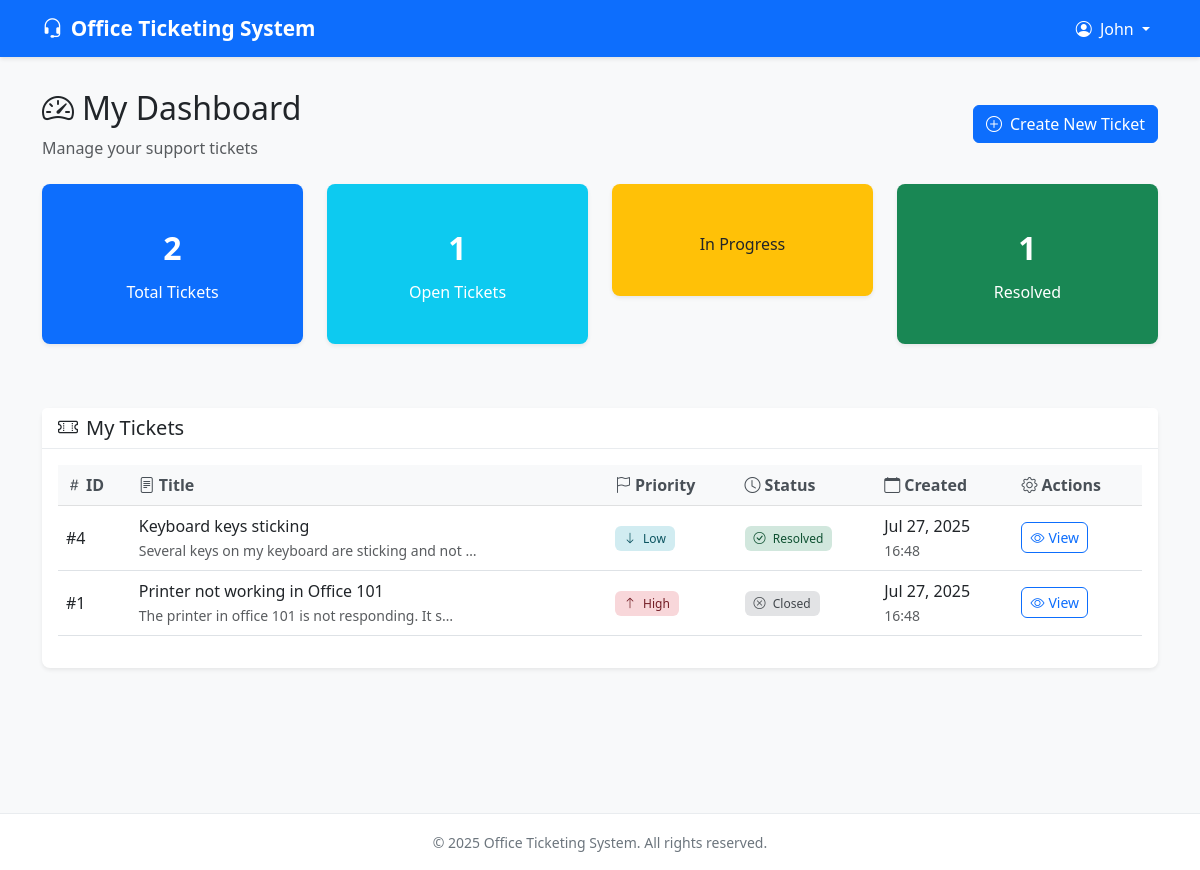
Screenshot of /employee/ (signed in) with the database file from the repository.
### tickets/models.py (models this page shows, shortened)
class Ticket(models.Model):
    PRIORITY_CHOICES = [
        ('low', 'Low'),
        ('medium', 'Medium'),
        ('high', 'High'),
        ('urgent', 'Urgent'),
    ]
    STATUS_CHOICES = [
        ('open', 'Open'),
        ('ongoing', 'Ongoing'),
        ('resolved', 'Resolved'),
        ('closed', 'Closed'),
    ]
    title = models.CharField(max_length=200)
    description = models.TextField()
    priority = models.CharField(max_length=10, choices=PRIORITY_CHOICES, default='medium')
    status = models.CharField(max_length=10, choices=STATUS_CHOICES, default='open')
    employee = models.ForeignKey(User, on_delete=models.CASCADE, related_name='tickets')
    created_at = models.DateTimeField(default=timezone.now)
    updated_at = models.DateTimeField(auto_now=True)
    class Meta:
        ordering = ['-created_at']

### tickets/views.py (the view)
# urls.py: path('employee/', views.employee_dashboard, name='employee_dashboard'),
@login_required
def employee_dashboard(request):
    if is_admin(request.user):
        return redirect('admin_dashboard')
    tickets = Ticket.objects.filter(employee=request.user)
    stats = {
        'total': tickets.count(),
        'open': tickets.filter(status='open').count(),
        'ongoing': tickets.filter(status='ongoing').count(),
        'resolved': tickets.filter(status='resolved').count(),
        'closed': tickets.filter(status='closed').count(),
    }
    return render(request, 'employee_dashboard.html', {
        'tickets': tickets,
        'stats': stats
    })

### tickets/views.py (called while the page is built)
def is_admin(user):
    return user.is_staff or user.is_superuser

### templates/employee_dashboard.html (shortened to what this page needs)
{% extends 'base.html' %}
{% block content %}
<div class="row mb-4">
    <div class="col-12">
        <div class="d-flex justify-content-between align-items-center">
            <div>
                <h2><i class="bi bi-speedometer2 me-2"></i>My Dashboard</h2>
                <p class="text-muted mb-0">Manage your support tickets</p>
            </div>
            <a href="{% url 'create_ticket' %}" class="btn btn-primary">
                <i class="bi bi-plus-circle me-2"></i>Create New Ticket
            </a>
        </div>
    </div>
</div>
<div class="row mb-4">
    <div class="col-md-3 col-sm-6 mb-3">
        <div class="card stats-card text-center bg-primary text-white">
            <div class="card-body">
                <div class="stats-number">{{ tickets.count }}</div>
                <div>Total Tickets</div>
            </div>
        </div>
    </div>
    <div class="col-md-3 col-sm-6 mb-3">
        <div class="card stats-card text-center bg-info text-white">
            <div class="card-body">
                <div class="stats-number">{{ tickets|dictsort:"status"|slice:":1"|length|default:"0" }}</div>
                <div>Open Tickets</div>
            </div>
        </div>
    </div>
    <div class="col-md-3 col-sm-6 mb-3">
        <div class="card stats-card text-center bg-warning text-dark">
            <div class="card-body">
                <div>In Progress</div>
            </div>
        </div>
    </div>
    <div class="col-md-3 col-sm-6 mb-3">
        <div class="card stats-card text-center bg-success text-white">
            <div class="card-body">
                <div class="stats-number">{% for ticket in tickets %}{% if ticket.status == 'resolved' %}1{% endif %}{% endfor %}</div>
                <div>Resolved</div>
            </div>
        </div>
    </div>
</div>
<div class="row">
    <div class="col-12">
        {% if tickets %}
            <div class="card">
                <div class="card-header">
                    <h5 class="mb-0"><i class="bi bi-ticket-perforated me-2"></i>My Tickets</h5>
                </div>
                <div class="card-body">
                    <div class="table-responsive">
                        <table class="table table-hover align-middle">
                            <thead class="table-light">
                                <tr>
                                    <th><i class="bi bi-hash me-1"></i>ID</th>
                                    <th><i class="bi bi-file-text me-1"></i>Title</th>
                                    <th><i class="bi bi-flag me-1"></i>Priority</th>
                                    <th><i class="bi bi-clock me-1"></i>Status</th>
                                    <th><i class="bi bi-calendar me-1"></i>Created</th>
                                    <th><i class="bi bi-gear me-1"></i>Actions</th>
                                </tr>
                            </thead>
                            <tbody>
                                {% for ticket in tickets %}
                                <tr>
                                    <td class="fw-medium">#{{ ticket.id }}</td>
                                    <td>
                                        <div class="fw-medium">{{ ticket.title }}</div>
                                        <small class="text-muted">{{ ticket.description|truncatechars:50 }}</small>
                                    </td>
                                    <td>
                                        <span class="badge priority-{{ ticket.priority }}">
                                            {% if ticket.priority == 'urgent' %}
                                                <i class="bi bi-exclamation-triangle me-1"></i>
                                            {% elif ticket.priority == 'high' %}
                                                <i class="bi bi-arrow-up me-1"></i>
                                            {% elif ticket.priority == 'medium' %}
                                                <i class="bi bi-dash me-1"></i>
                                            {% else %}
                                                <i class="bi bi-arrow-down me-1"></i>
                                            {% endif %}
                                            {{ ticket.get_priority_display }}
                                        </span>
                                    </td>
                                    <td>
                                        <span class="badge status-{{ ticket.status }}">
                                            {% if ticket.status == 'open' %}
                                                <i class="bi bi-circle me-1"></i>
                                            {% elif ticket.status == 'ongoing' %}
                                                <i class="bi bi-arrow-clockwise me-1"></i>
                                            {% elif ticket.status == 'resolved' %}
                                                <i class="bi bi-check-circle me-1"></i>
                                            {% else %}
                                                <i class="bi bi-x-circle me-1"></i>
                                            {% endif %}
                                            {{ ticket.get_status_display }}
                                        </span>
                                    </td>
                                    <td>
                                        <span class="fw-medium">{{ ticket.created_at|date:"M d, Y" }}</span>
                                        <br><small class="text-muted">{{ ticket.created_at|date:"H:i" }}</small>
                                    </td>
                                    <td>
                                        <a href="{% url 'ticket_detail' ticket.id %}" class="btn btn-sm btn-outline-primary">
                                            <i class="bi bi-eye me-1"></i>View
                                        </a>
                                    </td>
                                </tr>
                                {% endfor %}
                            </tbody>
                        </table>
                    </div>
                </div>
            </div>
        {% endif %}
    </div>
</div>
{% endblock %}

### templates/base.html (shortened to what this page needs)
<!DOCTYPE html>
<html lang="en">
<head>
    <link href="https://cdn.jsdelivr.net/npm/bootstrap@5.3.0/dist/css/bootstrap.min.css" rel="stylesheet">
    <link href="https://cdn.jsdelivr.net/npm/bootstrap-icons@1.10.0/font/bootstrap-icons.css" rel="stylesheet">
</head>
<body>
    <nav class="navbar navbar-expand-lg navbar-dark bg-primary">
        <div class="container">
            <a class="navbar-brand" href="{% if user.is_staff %}{% url 'admin_dashboard' %}{% else %}{% url 'employee_dashboard' %}{% endif %}">
                <i class="bi bi-headset me-2"></i>Office Ticketing System
            </a>
            {% if user.is_authenticated %}
            <div class="navbar-nav ms-auto">
                <div class="nav-item dropdown">
                    <a class="nav-link dropdown-toggle text-white" href="#" id="navbarDropdown" role="button" data-bs-toggle="dropdown">
                        <i class="bi bi-person-circle me-1"></i>
                        {{ user.first_name|default:user.username }}
                    </a>
                </div>
            </div>
            {% endif %}
        </div>
    </nav>
    <div class="main-content">
        <div class="container">
            {% block content %}
            {% endblock %}
        </div>
    </div>
    <footer class="footer">
        <div class="container">
            <small>&copy; 2025 Office Ticketing System. All rights reserved.</small>
        </div>
    </footer>
</body>
</html>

### templates/base.html (style rules this page uses)
:root { --primary-color: #0d6efd; --secondary-color: #6c757d; --success-color: #198754; --warning-color: #ffc107; --danger-color: #dc3545; --info-color: #0dcaf0; }
body { background-color: #f8f9fa; font-family: 'Segoe UI', Tahoma, Geneva, Verdana, sans-serif; }
.navbar { box-shadow: 0 2px 4px rgba(0,0,0,.1); }
.navbar-brand { font-weight: 600; font-size: 1.3rem; }
.main-content { padding: 2rem 0; min-height: calc(100vh - 76px); }
.card { border: none; box-shadow: 0 0.125rem 0.25rem rgba(0, 0, 0, 0.075); border-radius: 0.5rem; }
.card-header { background-color: #fff; border-bottom: 1px solid #e9ecef; font-weight: 600; }
.btn { border-radius: 0.375rem; font-weight: 500; }
.table th { font-weight: 600; color: #495057; border-top: none; }
.priority-low { background-color: #d1ecf1; color: #0c5460; }
.priority-high { background-color: #f8d7da; color: #721c24; }
.status-resolved { background-color: #d1e7dd; color: #0f5132; }
.status-closed { background-color: #e2e3e5; color: #41464b; }
.badge { font-size: 0.75rem; font-weight: 500; padding: 0.5em 0.75em; }
.stats-card { text-align: center; padding: 1.5rem; margin-bottom: 1.5rem; }
.stats-number { font-size: 2rem; font-weight: 700; margin-bottom: 0.5rem; }
.footer { background-color: #fff; border-top: 1px solid #e9ecef; padding: 1rem 0; margin-top: 2rem; text-align: center; color: #6c757d; }

### rows the page displays
Ticket: shows "1", id "4", title "Keyboard keys sticking", description "Several keys on my keyboard are sticking and not …", priority "Low", status "Resolved", created_at "Jul 27, 2025", created_at "16:48"
Ticket: id "1", title "Printer not working in Office 101", description "The printer in office 101 is not responding. It s…", priority "High", status "Closed", created_at "Jul 27, 2025", created_at "16:48"

### other values shown
{{ user.first_name|default:user.username }} "John"
{{ tickets.count }} "2"
{{ tickets|dictsort:"status"|slice:":1"|length|default:"0" }} "1"
